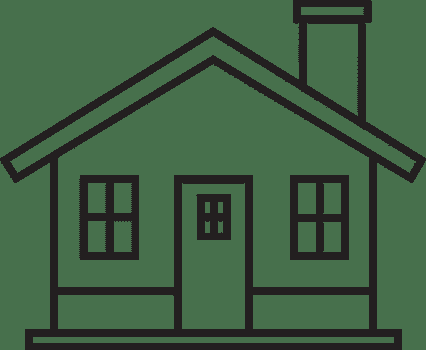
#> input picture test_data/paired_sets/task2_reference-copy/reference_houseDrawing.png, 426 x 350 px, found by its file name; the run also reads 1 picture not shown here
$ jupyter execute --allow-errors static_session_test.ipynb   (older library calls are emulated)
#> lines starting #> are read from the running program, lines starting #| are printed output that depends on the picture; after the words box and inside, x2 and y2 are one past the last pixel; in counts of white or black regions, pixels touching at a corner belong together
[cell 1]
# 1. Import Required Libraries
import os
import json
import numpy as np
import pandas as pd
import cv2
import matplotlib.pyplot as plt
from static_feature_extraction import StaticFeatureExtractor, compute_completion_percentage

[cell 2]
# 2. Automatically load reference images, reference sessions, user images, and user sessions for all tasks
import glob
reference_tasks = [
    {
        'name': 'task1',
        'ref_img': 'reference_images/task1_reference-copy/reference_two-pentagon.png',
        'ref_json': 'reference_images/task1_reference-copy/session-task1-two-pentagon_copy.json',
        'user_img': 'user_sessions/task-1-two-pentagon-copy.png',
        'user_json': 'user_sessions/session-1772431727696.json'
    },
    {
        'name': 'task2',
        'ref_img': 'reference_images/task2_reference-copy/reference_houseDrawing.png',
        'ref_json': 'reference_images/task2_reference-copy/session-task2-house_drawing_copy.json',
        'user_img': 'user_sessions/task-2-house-drawing-copy.png',
        'user_json': 'user_sessions/session-1772431727696.json'
    },
    {
        'name': 'task3',
        'ref_img': 'reference_images/task3_freehand/reference_clock drawing.jpg',
        'ref_json': 'reference_images/task3_freehand/session-task3-clock_drawing.json',
        'user_img': 'user_sessions/task-3-clock-drawing.png',
        'user_json': 'user_sessions/session-1772431727696.json'
    }
 ]
def safe_load_image(path):
    print(f'Attempting to load: {path}')
    if not os.path.exists(path):
        print(f'File not found: {path}')
        return np.zeros((256,256), dtype=np.uint8)
    img = cv2.imread(path, cv2.IMREAD_GRAYSCALE)
#> img: shape (649, 1024); every value is 0
    if img is None:
        print(f'Warning: Could not load image {path}')
        return np.zeros((256,256), dtype=np.uint8)
    if img.dtype != np.uint8:
        img = img.astype(np.uint8)
    print(f'Loaded image: {path} shape={img.shape}')
#| Loaded image: reference_images/task1_reference-copy/reference_two-pentagon.png shape=(649, 1024)
    return img
reference_images = [safe_load_image(t['ref_img']) for t in reference_tasks]
#> in safe_load_image (call 2), `img = cv2.imread(path, cv2.IMREAD_GRAYSCALE)`:
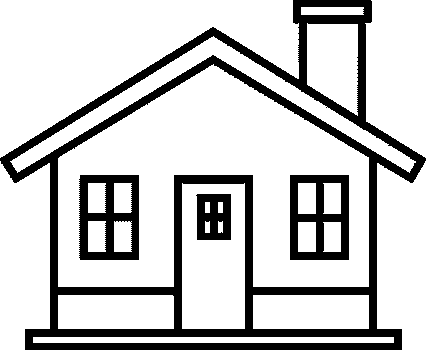
#> img: shape (350, 426); values 32 (black) and 95 (white), 79.1% white; 4 black regions, box (x1, y1, x2, y2) and area: (0, 0, 426, 350) 23959, (79, 175, 139, 260) 2923, (290, 175, 349, 260) 2876, (196, 194, 231, 240) 1342
#| Loaded image: reference_images/task2_reference-copy/reference_houseDrawing.png shape=(350, 426)
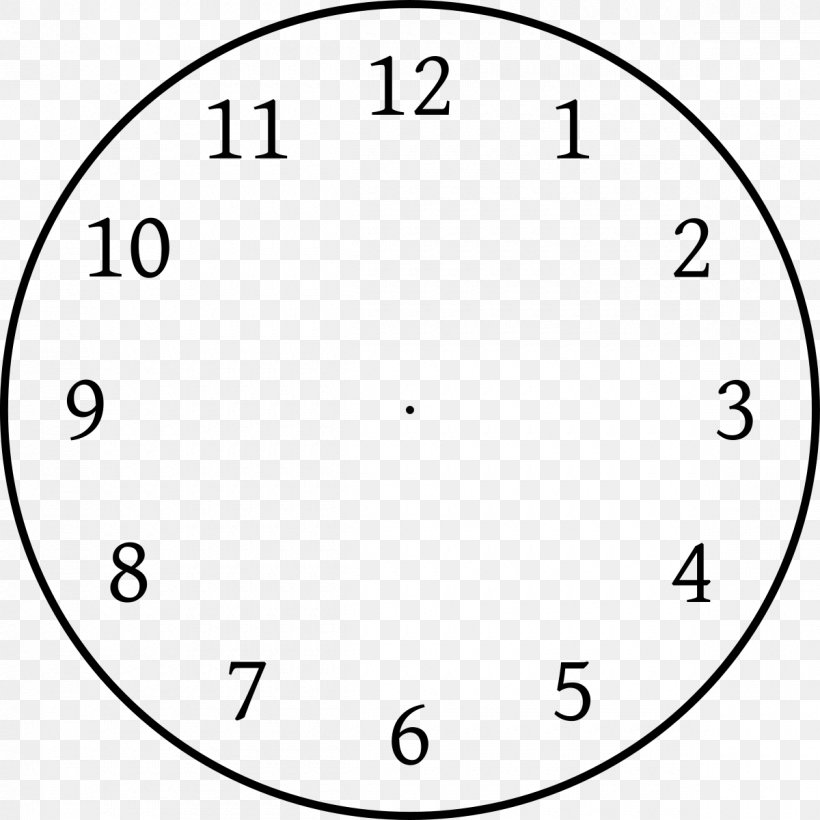
#> input picture test_data/paired_sets/task3_freehand/reference_clock drawing.jpg, 820 x 820 px, found by its file name
#> in safe_load_image, img is the input picture: shape (820, 820); min 0, max 255, mean 234.9
#| Loaded image: reference_images/task3_freehand/reference_clock drawing.jpg shape=(820, 820)
#> reference_images = 3 items
user_images = [safe_load_image(t['user_img']) for t in reference_tasks]
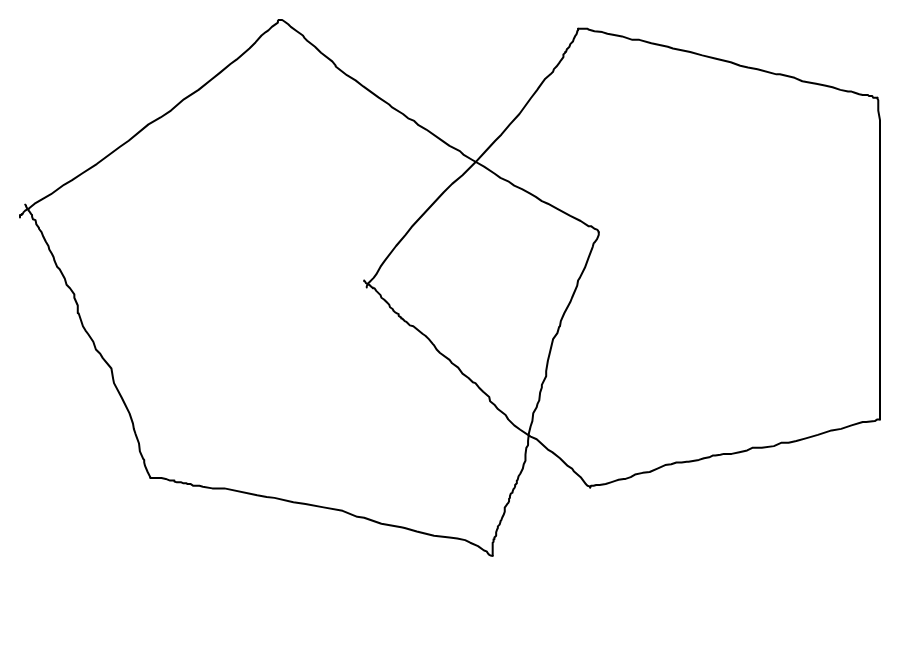
#> input picture Records/session-1772430903272/PNG/task-1-two-pentagon-copy.png, 900 x 650 px, found by its file name
#> in safe_load_image, img is the input picture: shape (650, 900); min 0, max 255, mean 252.1
#| Loaded image: user_sessions/task-1-two-pentagon-copy.png shape=(650, 900)
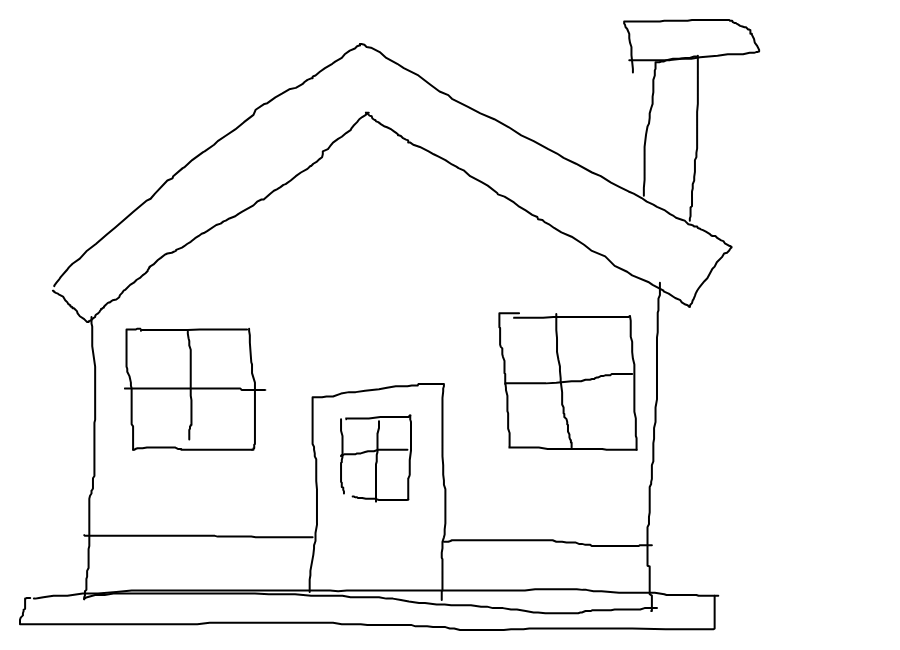
#> input picture Records/session-1772430903272/PNG/task-2-house-drawing-copy.png, 900 x 650 px, found by its file name
#> in safe_load_image, img is the input picture: shape (650, 900); min 0, max 255, mean 248.1
#| Loaded image: user_sessions/task-2-house-drawing-copy.png shape=(650, 900)
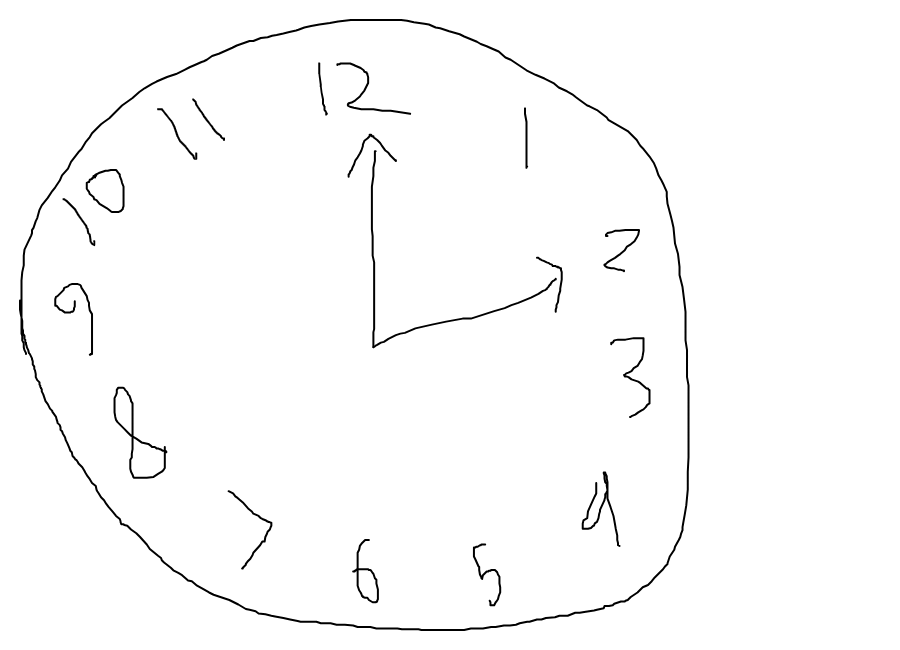
#> input picture Records/session-1772430903272/PNG/task-3-clock-drawing.png, 900 x 650 px, found by its file name
#> in safe_load_image, img is the input picture: shape (650, 900); min 0, max 255, mean 251.1
#| Loaded image: user_sessions/task-3-clock-drawing.png shape=(650, 900)
#> user_images = 3 items
reference_sessions = []
user_sessions = []
for t in reference_tasks:
    # Load reference session JSON
    if os.path.exists(t['ref_json']):
        with open(t['ref_json'], 'r') as f:
            reference_sessions.append(json.load(f))
    else:
        print(f'File not found: {t["ref_json"]}')
        reference_sessions.append(None)
    # Load user session JSON
    if os.path.exists(t['user_json']):
        with open(t['user_json'], 'r') as f:
            user_sessions.append(json.load(f))
    else:
        print(f'File not found: {t["user_json"]}')
        user_sessions.append(None)
for i, (ref_img, user_img) in enumerate(zip(reference_images, user_images)):
    plt.figure(figsize=(8,4))
    plt.subplot(1,2,1)
    plt.imshow(ref_img, cmap='gray')
    plt.title(f'Reference {i+1}')
    plt.axis('off')
    plt.subplot(1,2,2)
    plt.imshow(user_img, cmap='gray')
    plt.title(f'User Drawing {i+1}')
    plt.axis('off')
    plt.show()
#> this loop made 3 passes
